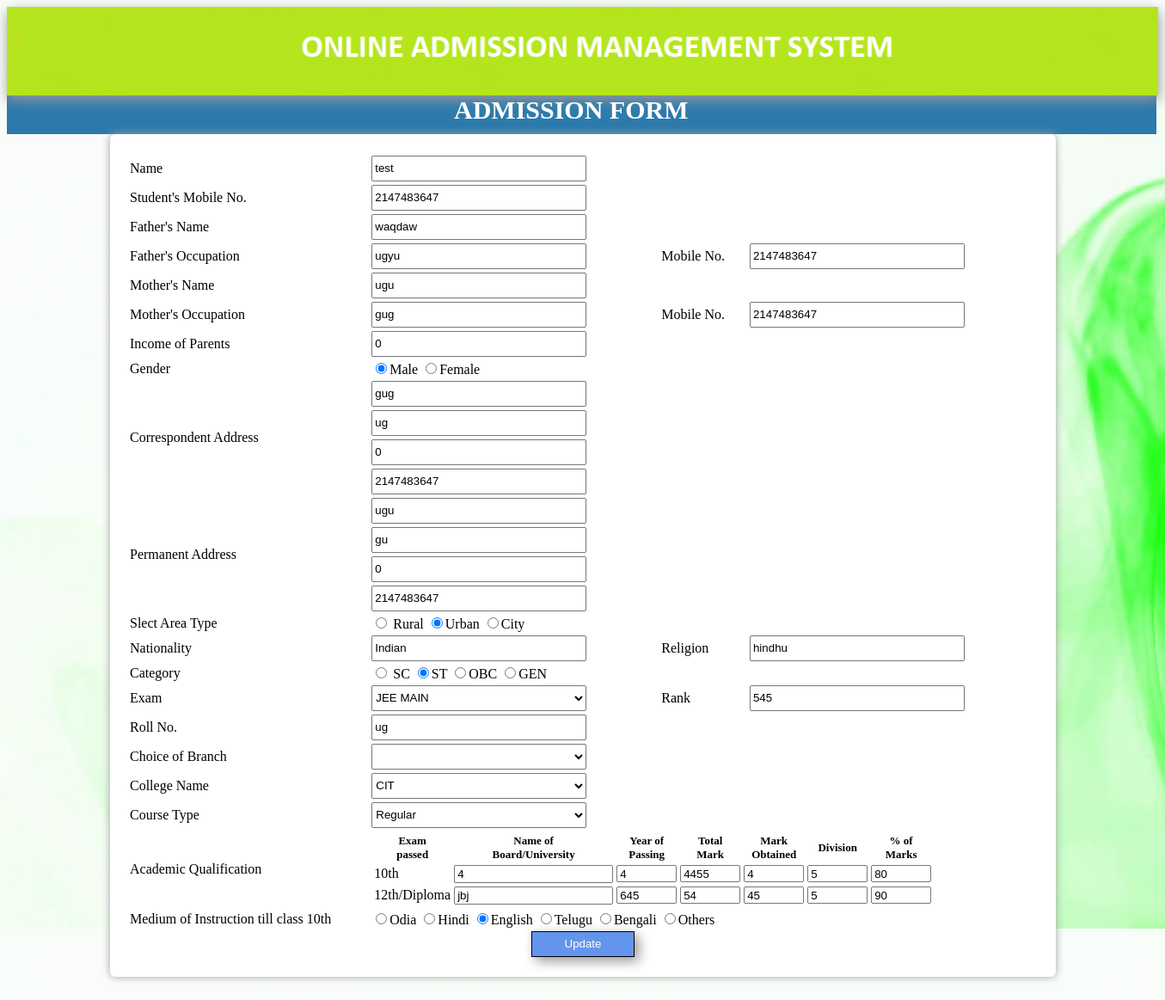
Page /editform.php (signed in) on the committed database.
### tables this page shows
CREATE TABLE `t_user` (
  `s_detid` varchar(15) NOT NULL,
  `s_id` varchar(15) NOT NULL,
  `s_phn1` varchar(10) NOT NULL,
  `f_name` varchar(45) NOT NULL,
  `f_occ` varchar(45) NOT NULL,
  `f_phn` varchar(10) NOT NULL,
  `m_name` varchar(45) NOT NULL,
  `m_occ` varchar(45) NOT NULL,
  `m_phn` varchar(10) NOT NULL,
  `s_iop` int(10) NOT NULL,
  `s_sex` varchar(6) NOT NULL,
  `s_cadr` varchar(50) NOT NULL,
  `s_cst` varchar(20) NOT NULL,
  `s_cpin` int(6) NOT NULL,
  `s_cmob` varchar(10) NOT NULL,
  `s_padr` varchar(50) NOT NULL,
  `s_pst` varchar(20) NOT NULL,
  `s_ppin` int(6) NOT NULL,
  `s_pmob` varchar(10) NOT NULL,
  `s_ruc` varchar(10) NOT NULL,
  `s_natn` varchar(10) NOT NULL,
  `s_relg` varchar(10) DEFAULT NULL,
  `s_catg` varchar(3) NOT NULL,
  `s_mainsxam` varchar(20) NOT NULL,
  `s_mainsrank` int(11) NOT NULL,
  `s_mainsroll` varchar(20) NOT NULL,
  `s_branch` varchar(60) NOT NULL,
  `s_college` varchar(6) NOT NULL,
  `s_crtype` varchar(10) NOT NULL,
  `s_tenbrd` varchar(7) NOT NULL,
  `s_tenyop` varchar(4) NOT NULL,
  `s_tentotmark` varchar(4) NOT NULL,
  `s_tenmarkob` varchar(4) NOT NULL,
  `s_tendiv` varchar(4) NOT NULL,
  `s_tenprcmark` varchar(4) NOT NULL,
  `s_twlbrd` varchar(7) NOT NULL,
  `s_twlyop` varchar(4) NOT NULL,
  `s_twltotmark` varchar(4) NOT NULL,
  `s_twlmarkob` varchar(4) NOT NULL,
  `s_twldiv` varchar(4) NOT NULL,
  `s_twlprcmark` varchar(4) NOT NULL,
  `s_moi` varchar(8) NOT NULL
);

CREATE TABLE `t_user_data` (
  `s_id` varchar(10) NOT NULL,
  `s_pwd` varchar(15) NOT NULL,
  `s_dob` date DEFAULT NULL,
  `s_name` varchar(45) NOT NULL,
  `s_email` varchar(45) NOT NULL,
  `s_mob` varchar(10) DEFAULT NULL,
  `s_signupdate` varchar(255) NOT NULL,
  `status` int(11) NOT NULL
);

### editform.php (the view, shortened to what this page needs)
<?php
    $con=mysqli_connect("localhost","root","","oas");
$q=mysqli_query($con,"select s_name from t_user_data where s_id='".$_SESSION['user']."'");
$n=  mysqli_fetch_assoc($q);
$stname= $n['s_name'];
?>
<html>
    <head>
        <link type="text/css" rel="stylesheet" href="css/admform.css"></link>
    </head>
     <body style="background-image:url('./images/inbg.jpg');">
        <form id="edform" action="editform.php" method="post">
            <div class="container-fluid">
                <div class="row">
                  <div class="col-sm-12">
                        <img src="images/menu.png" width="100%" style="box-shadow: 1px 5px 14px #999999; "></img>
                  </div>
                 </div>
             </div>
            <div id="dmid" class="container-fluid">
                 <div class="row">
                    <div class="col-sm-12">
                        <font style="color:white; margin-left:520px; font-family: Verdana; width:100%; font-size:30px;">
                        <b>ADMISSION FORM</b> </font>
                      </div>
                 </div>
             </div>
            <table class="frmtbl">
                <?php
                    $result = mysqli_query($con,"SELECT * FROM t_user WHERE s_id='".$_SESSION['user']."'");
                            while($row = mysqli_fetch_array($result))
                              {
                ?>
                  <tr>
                      <td> <font style="font-family: Verdana;">Name </font> </td>
                    <td colspan="2"> <input type="text" id="unam" name="unam" value="<?php echo $stname;?>">
                  </tr>
                  <tr>
                    <td> <font style="font-family: Verdana;">Student's Mobile No.</font>  </td>
                    <td colspan="3"> <input type="text" id="uphn1" name="uphn1" value="<?php echo $row[2]  ?>">
                    </td>
                  </tr>
                  <tr>
                    <td><font style="font-family: Verdana;"> Father's Name</font></td>
                    <td  colspan="3"> <input type="text" id="ufname" name="ufname" value="<?php echo $row[3]  ?>" > </td>
                   </tr>
                  <tr>
                    <td> <font style="font-family: Verdana;">Father's Occupation</font></td>
                    <td> <input type="text" id="ufocc" name="ufocc" value="<?php echo $row[4] ?>"> </td>
                    <td><font style="font-family: Verdana;"> Mobile No.</font></td>
                    <td> <input type="text" id="ufphn" name="ufphn" value="<?php echo $row[5] ?>"> </td>
                  </tr>
                <tr>
                    <td> <font style="font-family: Verdana;">Mother's Name</font> </td>
                    <td colspan="3"> <input type="text" id="umname" name="umname" value="<?php echo $row[6] ?>"></td>
                </tr>
                <tr>
                    <td> <font style="font-family: Verdana;">Mother's Occupation</font></td>
                    <td> <input type="text" id="umocc" name="umocc" value="<?php echo $row[7] ?>"> </td>
                     <td> <font style="font-family: Verdana;">Mobile No.</font></td>
                    <td> <input type="text" id="umphn" name="umphn" value="<?php echo $row[8]; ?>"></td>
                </tr>
                <tr>
                    <td><font style="font-family: Verdana;"> Income of Parents </font>
                     <td  colspan="3"><input type="text" id="inc" name="inc" value="<?php echo $row[9]; ?>"></td>
                </tr>
                <tr>
                    <td> <font style="font-family: Verdana;">Gender </font>
                    <td><input type="radio" id="gen" name="gen" value="Male" <?php if($row['10'] == 'Male'){ ?> checked <?php } ?>><font style="font-family: Verdana;"  >Male</font>
                     <input type="radio" id="gen" name="gen" value="Female" <?php if($row['10'] == 'Female'){ ?> checked <?php } ?> ><font style="font-family: Verdana;" >Female </font></td>
                </tr>
                <tr>
                    <td><font style="font-family: Verdana;"> Correspondent Address</font>
                    <td colspan="3"><input type="text" id="cadr" name="cadr" value="<?php echo $row[11] ?>" ><br>
                          <input type="text" id="cast" name="cast" value="<?php echo $row[12] ?>" style="margin-top: 4px;"><br>
                          <input type="text" id="capin" name="capin" value="<?php echo $row[13] ?>" style="margin-top: 4px;"><br>
                          <input type="text" id="camob" name="camob" value="<?php echo $row[14] ?>" style="margin-top: 4px;"><br>
                </td>
                <tr>
                    <td> <font style="font-family: Verdana;">Permanent Address</font>
                    <td colspan="3"><input type="text" id="padr" name="padr" value="<?php echo $row[15] ?>" ><br>
                          <input type="text" id="past" name="past" value="<?php echo $row[16] ?>" style="margin-top: 4px;"><br>
                          <input type="text" id="papin" name="papin" value="<?php echo $row[17] ?>" style="margin-top: 4px;"><br>
                          <input type="text" id="pamob" name="pamob" value="<?php echo $row[18] ?>" style="margin-top: 4px;"><br>
                    </td>
                </tr>
                <tr>
                    <td> <font style="font-family: Verdana;">Slect Area Type</font>
                    <td colspan="4"><input type="radio" id="rur" name="rur" value="Rural" <?php if($row[19] == 'Rural'){ ?> checked <?php } ?>><font style="font-family: Verdana;">
                        Rural
                        <input type="radio" id="rur" name="rur" value="Urban" <?php if($row[19] == 'Urban'){ ?> checked <?php } ?>><font style="font-family: Verdana;">Urban</font>
                        <input type="radio" id="rur" name="rur" value="City" <?php if($row[19] == 'City'){ ?> checked <?php } ?>><font style="font-family: Verdana;">City</font></td>
                 </tr>
                <tr>
                    <td><font style="font-family: Verdana;"> Nationality</font>
                    <td><input type="text" id="natn" name="natn" value="<?php echo $row[20] ?>"></td>
                    <td><font style="font-family: Verdana;"> Religion</font>
                    <td><input type="text" id="relg" name="relg" value="<?php echo $row[21] ?>"></td>
                </tr>
                <tr>
                     <td> <font style="font-family: Verdana;">Category</font>
                    <td colspan="4"><input type="radio" id="cat" name="cat" value="SC" <?php if($row[22] == 'SC'){ ?> checked <?php } ?>><font style="font-family: Verdana;">
                        SC
                        <input type="radio" id="cat" name="cat" value="ST" <?php if($row[22] == 'ST'){ ?> checked <?php } ?>><font style="font-family: Verdana;">ST</font>
                        <input type="radio" id="cat" name="cat" value="BC" <?php if($row[22] == 'BC'){ ?> checked <?php } ?>><font style="font-family: Verdana;">OBC</font>
                        <input type="radio" id="cat" name="cat" value="OC" <?php if($row[22] == 'OC'){ ?> checked <?php } ?>><font style="font-family: Verdana;">GEN</font></td>
                 </tr>
                 <tr>
                    <td><font style="font-family: Verdana;">Exam</font></td>
                    <td><select id="oaco" name="oaco" >
                            <option <?php if($row[23] == 'JEE MAIN'){ ?> selected <?php } ?>>JEE MAIN</option>
                        </select>
                    </td>
                    <td><font style="font-family: Verdana;">Rank</font></td>
                    <td><input type="text" id="oarank" name="oarank" value="<?php echo $row[24] ?>"></td>
               </tr>
               <tr>
                    <td><font style="font-family: Verdana;">Roll No.</font></td>
                    <td><input type="text" id="oaroll" name="oaroll" value="<?php echo $row[25] ?>"></td>
               </tr>
               <tr>
                    <td><font style="font-family: Verdana;">Choice of Branch</font></td>
                    <td><select id="brnc" name="brnc">
                         <option><?php echo $row[26] ?></option>
                         <option>COMPUTER SCIENCE AND ENG</option>
                         </select>
                     </td>
               </tr>
               <tr>
                     <td><font style="font-family: Verdana;">College Name</font></td>
                     <td><select id="col" name="col">
                         <option><?php echo $row[27] ?></option>
                         </select>
                     </td>
                </tr>
                <tr>
                     <td><font style="font-family: Verdana;">Course Type</font></td>
                     <td><select id="crsty" name="crsty">
                         <option><?php echo $row[28] ?></option>
                         </select>
                     </td>
                </tr>
               <tr>
                   <td><font style="font-family: Verdana;">Academic Qualification</font></td>
                   <td colspan="3">
                       <table class="table table-hover">
                           <thead>
                               <tr>
                                    <th><font style="font-family: Verdana;font-size: small">Exam</font> <br><font style="font-family: Verdana; font-size: small">passed</font></th>
                                    <th><font style="font-family: Verdana;font-size: small">Name of</font> <br><font style="font-family: Verdana;font-size: small">Board/University</font></th>
                                    <th><font style="font-family: Verdana;font-size: small">Year of</font> <br><font style="font-family: Verdana;font-size: small"> Passing</font></th>
                                    <th><font style="font-family: Verdana;font-size: small">Total</font><br><font style="font-family: Verdana;font-size: small"> Mark</font></th>
                                    <th><font style="font-family: Verdana;font-size: small">Mark</font> <br><font style="font-family: Verdana;font-size: small">Obtained</font></th>
                                    <th><font style="font-family: Verdana;font-size: small">Division</font></th>
                                    <th><font style="font-family: Verdana;font-size: small">% of</font><br><font style="font-family: Verdana;font-size: small"> Marks</font></th>
                              </tr>
                           </thead>
                            <tbody>
                           <tr>
                               <td><?php echo "10th"; ?></td>
                               <td><input type="text" id="nob1" name="nob1" value="<?php echo $row[29] ?>"></td>
                               <td><input type="text" id="yop1" name="yop1" class="actab" value="<?php echo $row[30] ?>"></td>
                               <td><input type="text" id="tm1" name="tm1" class="actab" value="<?php echo $row[31] ?>"></td>
                               <td><input type="text" id="mo1" name="mo1" class="actab" value="<?php echo $row[32] ?>"></td>
                               <td><input type="text" id="divs1" name="divs1" class="actab" value="<?php echo $row[33] ?>"></td>
                               <td><input type="text" id="pom1" name="pom1" class="actab" value="<?php echo $row[34] ?>"></td>
                           </tr>
                           <tr>
                               <td><?php echo "12th/Diploma"; ?> </td>
                               <td><input type="text" id="nob2" name="nob2" value="<?php echo $row[35] ?>"></td>
                               <td><input type="text" id="yop2" name="yop2" class="actab" value="<?php echo $row[36] ?>"></td>
                               <td><input type="text" id="tm2" name="tm2" class="actab" value="<?php echo $row[37] ?>"></td>
                               <td><input type="text" id="mo2" name="mo2" class="actab" value="<?php echo $row[38] ?>"></td>
                               <td><input type="text" id="divs2" name="divs2" class="actab" value="<?php echo $row[39] ?>"></td>
                               <td><input type="text" id="pom2" name="pom2" class="actab" value="<?php echo $row[40] ?>"></td>
                           </tr>
                            </tbody>
                       </table>
                           <tr>
                               <td><font style="font-family: Verdana;">Medium of Instruction till class 10th</font></td>
                               <td colspan="3">
                                    <input type="radio" id="moi" name="moi" value="Odia"  <?php if($row[41] == 'Odia'){ ?> checked <?php } ?>>Odia
                                    <input type="radio" id="moi" name="moi" value="Hindi"<?php if($row[41] == 'Hindi'){ ?> checked <?php } ?>><font style="font-family: Verdana;">Hindi</font>
                                    <input type="radio" id="moi" name="moi" value="English"<?php if($row[41] == 'English'){ ?> checked <?php } ?>><font style="font-family: Verdana;">English</font>
                                    <input type="radio" id="moi" name="moi" value="Telugu"<?php if($row[41] == 'Telugu'){ ?> checked <?php } ?>><font style="font-family: Verdana;">Telugu</font>
                                    <input type="radio" id="moi" name="moi" value="Bengali"<?php if($row[41] == 'Bengali'){ ?> checked <?php } ?>><font style="font-family: Verdana;">Bengali</font>
                                    <input type="radio" id="moi" name="moi" value="Others"<?php if($row[41] == 'Others'){ ?> checked <?php } ?>><font style="font-family: Verdana;">Others</font>
                               </td>
                           </tr>
                           <tr>
                                <td colspan="4">
                                   <center> <input type="submit" id="frmupdate" name="frmupdate" value="Update" ></center>
                                </td>
                           </tr>
                           <?php
                              }
                           ?>
                       </table>
            <br>
            <br>
                  </form>
            </body>
</html>

### rows in the picture
t_user: unam "test", uphn1 "2147483647", ufname "waqdaw", ufocc "ugyu", ufphn "2147483647", umname "ugu", umocc "gug", umphn "2147483647", inc "0", s_sex "☑", cadr "gug", cast "ug", capin "0", camob "2147483647", padr "ugu", past "gu", papin "0", pamob "2147483647", s_ruc "☑", natn "Indian", relg "hindhu", s_catg "☑", oaco "JEE MAIN", oarank "545", oaroll "ug", col "CIT", crsty "Regular", nob1 "4", yop1 "4", tm1 "4455", mo1 "4", divs1 "5", pom1 "80", nob2 "jbj", yop2 "645", tm2 "54", mo2 "45", divs2 "5", pom2 "90", s_moi "☑"
